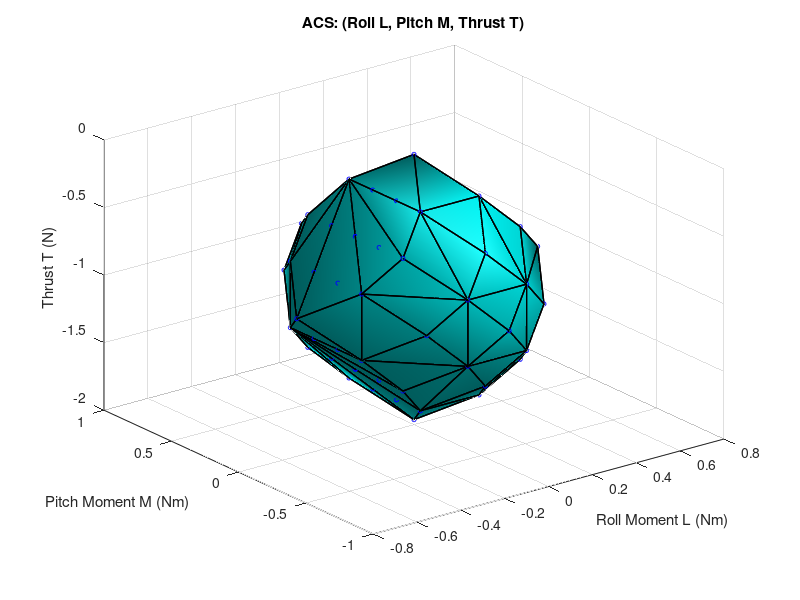
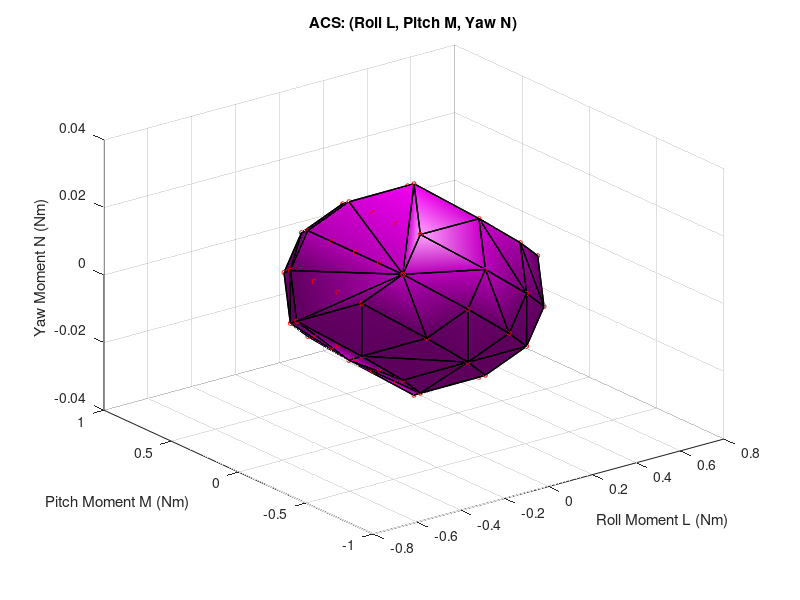

Write the MATLAB code that produced these figures, in order.
clear all; clc; close all;

%% 1. 모터 제한 및 극점 생성
nMotors = 8;
w_min = 0;
w_max = 463;

b  = 0.00053;
d  = 0.0000169;
L1 = 0.545;  % 롤 모멘트암(일부 모터들에 적용)
L2 = 0.36;   % 피치 모멘트암(일부 모터들에 적용)
L3 = 1.08;   % 다른 모터 배치용 모멘트암

% 각 모터 입력 범위를 저장
grids = cell(1, nMotors);
for i = 1:nMotors
    grids{i} = [w_min, w_max];
end

% ndgrid로 모든 극점(2^8=256개) 생성
[A{1:nMotors}] = ndgrid(grids{:});
vertices = [];
for i = 1:nMotors
    vertices = [vertices, A{i}(:)]; % (256 x 8): 모든 제어입력 경우의 수 (최소, 최대)
end

%% 2. 제어 효과 행렬 (T[N], L[Nm], M[Nm], N[Nm] 순)
%  - 각 행: 출력 물리량 (추력, 롤모멘트, 피치모멘트, 요모멘트)
%  - 각 열: 모터별 회전수에 대한 계수
K = [
    -b,    -b,    -b,    -b,    -b,    -b,    -b,    -b;       % T (추력, N)
    -b*L1,  b*L1, -b*L1, -b*L1,  b*L1,  b*L1,  b*L1, -b*L1;     % L (롤, Nm)
     b*L3, -b*L3,  b*L2, -b*L3,  b*L3, -b*L2,  b*L2, -b*L2;     % M (피치, Nm)
    -d,    -d,     d,     d,     d,     d,    -d,    -d        % N (요, Nm)
];

% 각 극점에 대해 조종력 y = K * v (결과를 전치하여 256x4 행렬 생성)
ACS_points = (K * vertices')';

% ACS_points의 열 순서:
% 1: Thrust (T, unit = N)
% 2: Roll Moment (L, unit = Nm)
% 3: Pitch Moment (M, unit = Nm)
% 4: Yaw Moment (N, unit = Nm)

%% 3. (x=Roll(L), y=Pitch(M), z=Thrust(T)) 시각화
%    -> L=2열, M=3열, T=1열 => [2,3,1]
pts_LMT = ACS_points(:, [2, 3, 1]);
hull_LMT = convhulln(pts_LMT);

figure('Name','ACS: Roll, Pitch, Thrust','NumberTitle','off');
trisurf(hull_LMT, ...
    pts_LMT(:,1), pts_LMT(:,2), pts_LMT(:,3), ...
    'FaceColor','cyan','FaceAlpha',0.5,'EdgeColor','k','LineWidth',1.0);
hold on;
plot3(pts_LMT(:,1), pts_LMT(:,2), pts_LMT(:,3), 'bo', 'MarkerSize', 3);

xlabel('Roll Moment L (Nm)');
ylabel('Pitch Moment M (Nm)');
zlabel('Thrust T (N)');
title('ACS: (Roll L, Pitch M, Thrust T)');
grid on; view(3);
camlight; lighting gouraud;

%% 4. (x=Roll(L), y=Pitch(M), z=Yaw(N)) 시각화
%    -> L=2열, M=3열, N=4열 => [2,3,4]
pts_LMN = ACS_points(:, [2, 3, 4]);
hull_LMN = convhulln(pts_LMN);

figure('Name','ACS: Roll, Pitch, Yaw','NumberTitle','off');
trisurf(hull_LMN, ...
    pts_LMN(:,1), pts_LMN(:,2), pts_LMN(:,3), ...
    'FaceColor','magenta','FaceAlpha',0.5,'EdgeColor','k','LineWidth',1.0);
hold on;
plot3(pts_LMN(:,1), pts_LMN(:,2), pts_LMN(:,3), 'ro', 'MarkerSize', 3);

xlabel('Roll Moment L (Nm)');
ylabel('Pitch Moment M (Nm)');
zlabel('Yaw Moment N (Nm)');
title('ACS: (Roll L, Pitch M, Yaw N)');
grid on; view(3);
camlight; lighting gouraud;
